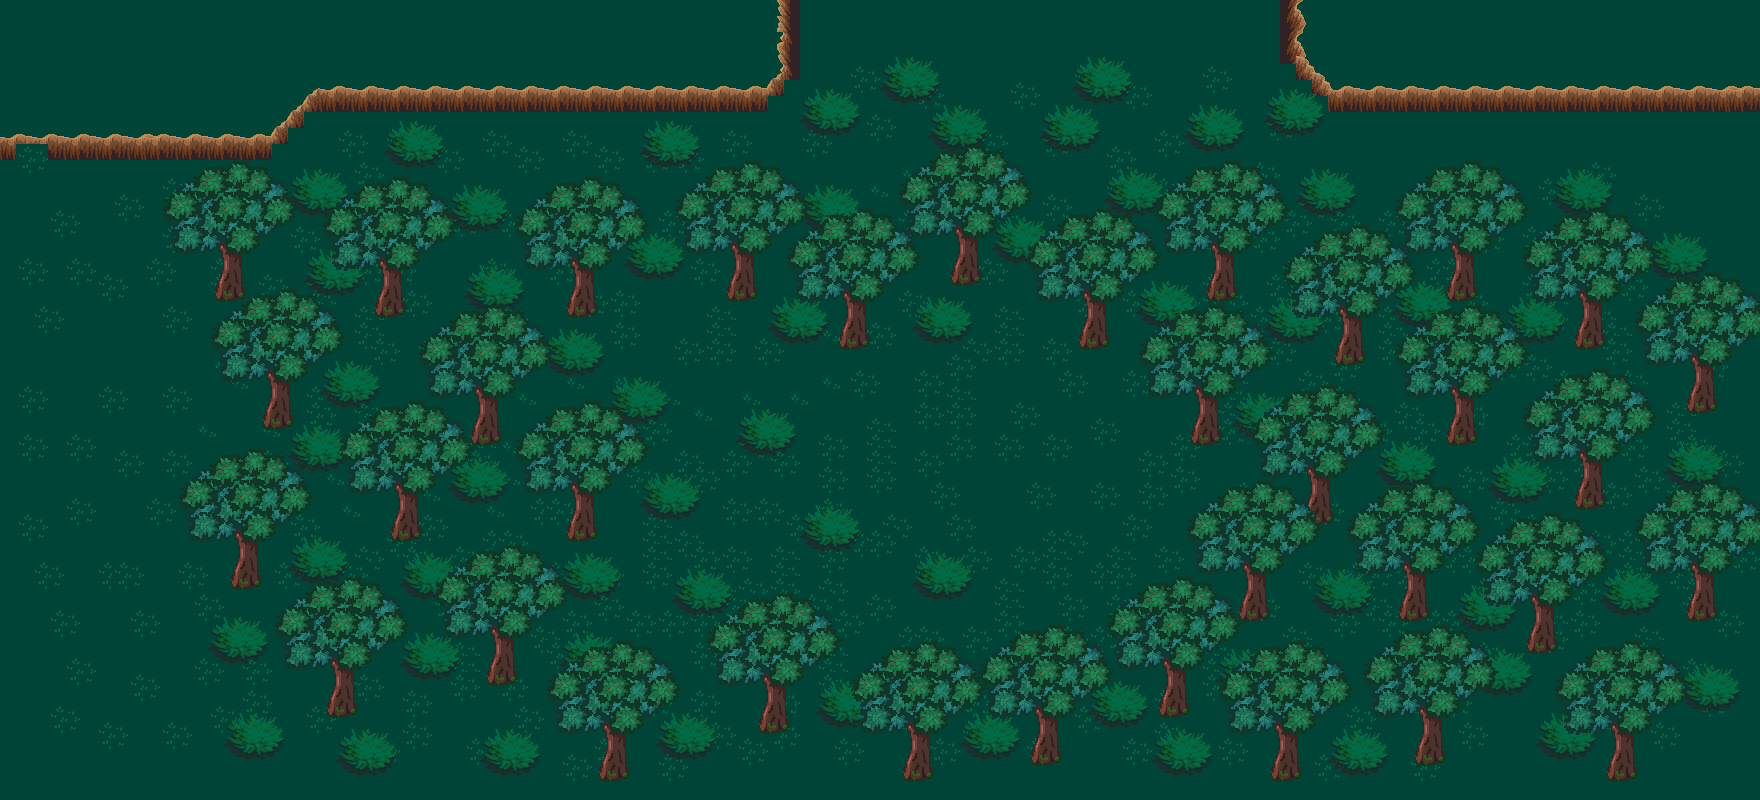

The image is a tile-based game level rendered from a .tmx file. Its description and source (layers, tilesets, objects; grid data summarised) follow:
An orthogonal 110x50 tile map with 16x16 px tiles, 4 tile layers (background, background, 2.5, 2.5), 3 tilesets and 115 objects (105x object, Rabbit, see tracks again, scared by rabbit, exit to ruins entrance, ...).

<map version="1.4" tiledversion="1.4.3" orientation="orthogonal" renderorder="right-up" width="110" height="50" tilewidth="16" tileheight="16" infinite="0" nextlayerid="11" nextobjectid="123">
 <properties>
  <property name="musicTrackName" value="WildBirds.mp3" />
 </properties>
 <tileset firstgid="1" source="terrain.tsx" />
 <tileset firstgid="1025" source="treebig.tsx" />
 <tileset firstgid="1026" source="tiles/plants.tsx" />
 <layer id="3" name="background" width="110" height="50">
  <data>[5500 cells, 5369 non-empty, 1 distinct tile ids]</data>
 </layer>
 <layer id="1" name="background" width="110" height="50">
  <data>[5500 cells, 539 non-empty, 7 distinct tile ids]</data>
 </layer>
 <layer id="10" name="2.5" width="110" height="50">
  <data>[5500 cells, 248 non-empty, 4 distinct tile ids]</data>
 </layer>
 <layer id="6" name="2.5" width="110" height="50">
  <data>[5500 cells, 35 non-empty, 1 distinct tile ids]</data>
 </layer>
 <objectgroup id="5" name="characters">
  <object id="6" name="Rabbit" x="763.144" y="413.705" width="13.2727" height="13.2727">
   <properties>
    <property name="character" value="Rabbit" />
    <property name="phases" value="" />
    <property name="speed" type="float" value="160" />
   </properties>
  </object>
 </objectgroup>
 <objectgroup id="7" name="box2D">
  <object id="9" type="object" x="217.5" y="270" width="29" height="32" />
  <object id="10" type="object" x="265.5" y="395.333" width="29" height="32" />
  <object id="11" type="object" x="234.167" y="557.333" width="29" height="32" />
  <object id="12" type="object" x="393.5" y="511.333" width="29" height="32" />
  <object id="13" type="object" x="330.167" y="687.333" width="29" height="32" />
  <object id="14" type="object" x="489.5" y="655.333" width="29" height="32" />
  <object id="15" type="object" x="602.833" y="751.333" width="29" height="32" />
  <object id="16" type="object" x="762.833" y="702.667" width="29" height="32" />
  <object id="17" type="object" x="570.167" y="509.333" width="29" height="32" />
  <object id="18" type="object" x="474.833" y="411.333" width="29" height="32" />
  <object id="19" type="object" x="378.833" y="286.667" width="29" height="32" />
  <object id="20" type="object" x="569.5" y="285.333" width="29" height="32" />
  <object id="21" type="object" x="730.833" y="270" width="29" height="32" />
  <object id="22" type="object" x="842.833" y="316" width="29" height="32" />
  <object id="23" type="object" x="954.833" y="252" width="29" height="32" />
  <object id="24" type="object" x="1083.5" y="317.333" width="29" height="32" />
  <object id="25" type="object" x="1210.17" y="268.667" width="29" height="32" />
  <object id="26" type="object" x="1194.83" y="411.333" width="29" height="32" />
  <object id="27" type="object" x="1338.17" y="331.333" width="29" height="32" />
  <object id="28" type="object" x="1450.17" y="269.333" width="29" height="32" />
  <object id="29" type="object" x="1450.83" y="414" width="29" height="32" />
  <object id="30" type="object" x="1308.17" y="492" width="29" height="32" />
  <object id="31" type="object" x="1579.5" y="316.667" width="29" height="32" />
  <object id="32" type="object" x="1578.83" y="478.667" width="29" height="32" />
  <object id="33" type="object" x="1691.5" y="380" width="29" height="32" />
  <object id="34" type="object" x="1692.17" y="590" width="29" height="32" />
  <object id="35" type="object" x="1609.5" y="749.333" width="29" height="32" />
  <object id="36" type="object" x="1530.17" y="622" width="29" height="32" />
  <object id="37" type="object" x="1417.5" y="734" width="29" height="32" />
  <object id="38" type="object" x="1403.5" y="590.667" width="29" height="32" />
  <object id="39" type="object" x="1240.83" y="589.333" width="29" height="32" />
  <object id="40" type="object" x="1273.5" y="748.667" width="29" height="32" />
  <object id="41" type="object" x="1161.5" y="684" width="29" height="32" />
  <object id="42" type="object" x="906.167" y="748.667" width="29" height="32" />
  <object id="43" type="object" x="1034.17" y="731.333" width="29" height="32" />
  <object id="45" type="object" x="656.833" y="481.333" width="29" height="32" />
  <object id="46" type="object" x="576.833" y="559.333" width="29" height="32" />
  <object id="47" type="object" x="690.833" y="576.667" width="29" height="32" />
  <object id="48" type="object" x="818.833" y="512.667" width="29" height="32" />
  <object id="49" type="object" x="577.5" y="640" width="29" height="32" />
  <object id="50" type="object" x="928.833" y="561.333" width="29" height="32" />
  <object id="51" type="object" x="419.5" y="561.333" width="29" height="32" />
  <object id="52" type="object" x="418.167" y="639.333" width="29" height="32" />
  <object id="53" type="object" x="302.833" y="543.333" width="29" height="32" />
  <object id="54" type="object" x="225.5" y="626" width="29" height="32" />
  <object id="55" type="object" x="303.5" y="432.667" width="29" height="32" />
  <object id="56" type="object" x="466.833" y="464" width="29" height="32" />
  <object id="57" type="object" x="337.5" y="366.667" width="29" height="32" />
  <object id="58" type="object" x="627.5" y="384" width="29" height="32" />
  <object id="59" type="object" x="562.667" y="337.5" width="29" height="32" />
  <object id="60" type="object" x="482.167" y="272" width="29" height="32" />
  <object id="61" type="object" x="320.833" y="256.667" width="29" height="32" />
  <object id="62" type="object" x="306.167" y="175.333" width="29" height="32" />
  <object id="63" type="object" x="470.167" y="192" width="29" height="32" />
  <object id="64" type="object" x="643.5" y="240.667" width="29" height="32" />
  <object id="65" type="object" x="786.167" y="304.667" width="29" height="32" />
  <object id="66" type="object" x="818.167" y="191.333" width="29" height="32" />
  <object id="67" type="object" x="929.5" y="306" width="29" height="32" />
  <object id="68" type="object" x="1010.17" y="226" width="29" height="32" />
  <object id="69" type="object" x="1122.17" y="177.333" width="29" height="32" />
  <object id="70" type="object" x="1154.83" y="290" width="29" height="32" />
  <object id="71" type="object" x="1314.83" y="176" width="29" height="32" />
  <object id="72" type="object" x="1281.5" y="305.333" width="29" height="32" />
  <object id="73" type="object" x="1249.5" y="402.667" width="29" height="32" />
  <object id="74" type="object" x="1410.83" y="290.667" width="29" height="32" />
  <object id="75" type="object" x="1568.17" y="178" width="29" height="32" />
  <object id="76" type="object" x="1666.17" y="242" width="29" height="32" />
  <object id="77" type="object" x="1522.17" y="306.667" width="29" height="32" />
  <object id="78" type="object" x="1681.5" y="448.667" width="29" height="32" />
  <object id="79" type="object" x="1506.83" y="464.667" width="29" height="32" />
  <object id="80" type="object" x="1393.5" y="448.667" width="29" height="32" />
  <object id="81" type="object" x="1329.5" y="578" width="29" height="32" />
  <object id="82" type="object" x="1474.83" y="594" width="29" height="32" />
  <object id="83" type="object" x="1619.5" y="576" width="29" height="32" />
  <object id="84" type="object" x="1697.5" y="674" width="29" height="32" />
  <object id="85" type="object" x="1552.17" y="721.333" width="29" height="32" />
  <object id="86" type="object" x="1489.5" y="656.667" width="29" height="32" />
  <object id="87" type="object" x="1345.5" y="738.667" width="29" height="32" />
  </objectgroup>
 <objectgroup id="8" name="scripts">
  <!-- 9 objects omitted --></objectgroup>
 <objectgroup id="9" name="doors">
  <!-- 7 objects omitted --></objectgroup>
 <objectgroup id="2" name="sketch" />
 <objectgroup id="4" name="spawns">
  <!-- 3 objects omitted --></objectgroup>
</map>
<!-- 36 of 115 objects omitted -->
